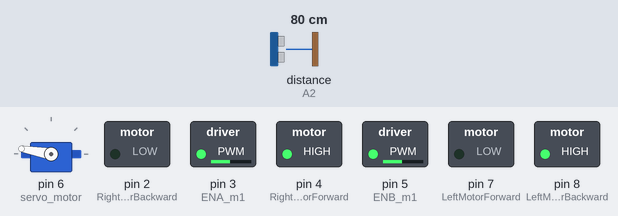
A sketch run on a simulated Arduino Uno, built with avr-gcc and run on an emulated ATmega328P. Parts: servo, switched loads named in the sketch (green lamp = pin HIGH). The test bench sets the inputs (shaded band); at power-on: distance to the obstacle (sensor on A2) 80 cm. The echo pulse lasts 58.3 µs per cm.

Above: at 3.61 s.
4.0 s: distance to the obstacle (sensor on A2) set to 39 cm
7.0 s: distance to the obstacle (sensor on A2) set to 32 cm
At 7.6 s:
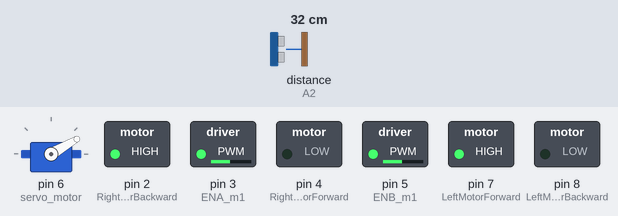
At 10.4 s:
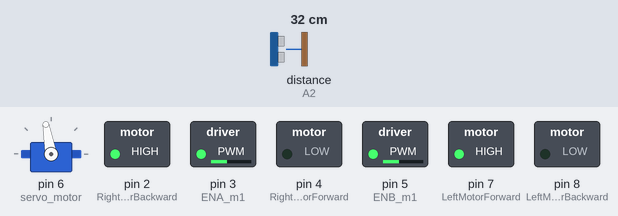
Timing chart, 0 to 19.0 s (numbered marks = the images above; inputs shaded):
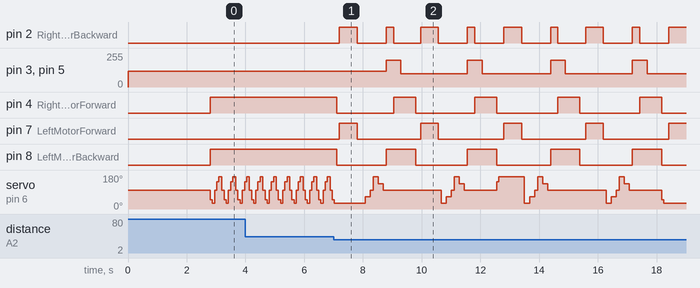

The sketch:

ultrassom_teste_18052022.ino
```cpp
#include <Servo.h>          //Servo motor library. This is standard library
#include <NewPing.h>        //Ultrasonic sensor function library. You must install this library

//our L298N control pins
const int LeftMotorForward = 7;
const int LeftMotorBackward = 8;
const int RightMotorForward = 4;
const int RightMotorBackward = 2;

#define ENA_m1  3
#define ENB_m1  5

//sensor pins
#define trig_pin A1 //analog input 1
#define echo_pin A2 //analog input 2

#define maximum_distance 200
boolean goesForward = false;
int distance = 100;

NewPing sonar(trig_pin, echo_pin, maximum_distance); //sensor function
Servo servo_motor; //our servo name


void setup(){

  pinMode(ENA_m1, OUTPUT);
  pinMode(ENB_m1, OUTPUT);


  pinMode(RightMotorForward, OUTPUT);
  pinMode(LeftMotorForward, OUTPUT);
  pinMode(LeftMotorBackward, OUTPUT);
  pinMode(RightMotorBackward, OUTPUT);

  analogWrite(ENA_m1, 120);
  analogWrite(ENB_m1, 120);


  servo_motor.attach(6); //our servo pin

  servo_motor.write(100);

  delay(2000);
  distance = readPing();
  delay(100);
  distance = readPing();
  delay(100);
  distance = readPing();
  delay(100);
  distance = readPing();
  delay(100);

}

void loop(){
  int distanceTemp = 0;

  delay(20);

  servo_motor.write(100);
  distance = readPing();
  makeChange();

  servo_motor.write(50);
  distanceTemp = readPing();
  if(distanceTemp < distance) distance = distanceTemp;
  servo_motor.write(30);
  distanceTemp = readPing();
  if(distanceTemp < distance) distance = distanceTemp;
  makeChange();

  servo_motor.write(100);
  distanceTemp = readPing();
  if(distanceTemp < distance) distance = distanceTemp;
  makeChange();

  servo_motor.write(145);
  distanceTemp = readPing();
  if(distanceTemp < distance) distance = distanceTemp;
  servo_motor.write(170);
  distanceTemp = readPing();
  if(distanceTemp < distance) distance = distanceTemp;
  makeChange();

}


void makeChange(){

  int distanceRight = 0;
  int distanceLeft = 0;

  if (distance <= 35){
    moveStop();
    delay(100);
    moveBackward();
    delay(600);
    moveStop();
    delay(100);
    distanceRight = lookRight(50);
    delay(100);
    distanceLeft = lookLeft(50);
    delay(100);

    if (distanceRight >= distanceLeft){
      turnRight();
      delay(500);
      moveStop();
    }
    else{
      turnLeft();
      delay(500);
      moveStop();
    }
  }
  else{
    moveForward();
  }

}


int lookRight(int delayTime){
  servo_motor.write(30);
  delay(delayTime);
  int distance = readPing();
  delay(delayTime);
  servo_motor.write(65);
  delay(delayTime);
  if(readPing() < distance) distance = readPing();
  delay(delayTime);
  servo_motor.write(100);
  return distance;
}

int lookLeft(int delayTime){
  servo_motor.write(170);
  delay(delayTime);
  int distance = readPing();
  delay(delayTime);
  servo_motor.write(135);
  delay(delayTime);
  if(readPing() < distance) distance = readPing();
  delay(delayTime);
  servo_motor.write(100);
  return distance;
}

int readPing(){
  delay(70);
  int cm = sonar.ping_cm();
  if (cm==0){
    cm=250;
  }
  return cm;
}

void moveStop(){

  digitalWrite(RightMotorForward, LOW);
  digitalWrite(LeftMotorForward, LOW);
  digitalWrite(RightMotorBackward, LOW);
  digitalWrite(LeftMotorBackward, LOW);
}

void moveForward(){

  if(!goesForward){

    goesForward=true;

    /*
    digitalWrite(LeftMotorForward, HIGH);
    digitalWrite(RightMotorForward, HIGH);

    digitalWrite(LeftMotorBackward, LOW);
    digitalWrite(RightMotorBackward, LOW); */

    digitalWrite(LeftMotorForward, LOW);
    digitalWrite(RightMotorForward, HIGH);

    digitalWrite(LeftMotorBackward, HIGH);
    digitalWrite(RightMotorBackward, LOW);

  }
}

void moveBackward(){

  goesForward=false;

/*
  digitalWrite(LeftMotorBackward, HIGH);
  digitalWrite(RightMotorBackward, HIGH);

  digitalWrite(LeftMotorForward, LOW);
  digitalWrite(RightMotorForward, LOW);*/
  digitalWrite(LeftMotorForward, HIGH);
  digitalWrite(RightMotorForward, LOW);

  digitalWrite(LeftMotorBackward, LOW);
  digitalWrite(RightMotorBackward, HIGH);

}

void turnRight(){

/*
  digitalWrite(LeftMotorForward, HIGH);
  digitalWrite(RightMotorBackward, HIGH);

  digitalWrite(LeftMotorBackward, LOW);
  digitalWrite(RightMotorForward, LOW);

  delay(250);

  digitalWrite(LeftMotorForward, HIGH);
  digitalWrite(RightMotorForward, HIGH);

  digitalWrite(LeftMotorBackward, LOW);
  digitalWrite(RightMotorBackward, LOW);*/
  analogWrite(ENA_m1, 200);
  analogWrite(ENB_m1, 200);
  digitalWrite(LeftMotorForward, LOW);
  digitalWrite(RightMotorBackward, HIGH);

  digitalWrite(LeftMotorBackward, HIGH);
  digitalWrite(RightMotorForward, LOW);

  delay(250);

  digitalWrite(LeftMotorForward, LOW);
  digitalWrite(RightMotorForward, HIGH);

  digitalWrite(LeftMotorBackward, HIGH);
  digitalWrite(RightMotorBackward, LOW);

  delay(250);

  digitalWrite(LeftMotorForward, LOW);
  digitalWrite(RightMotorForward, HIGH);

  digitalWrite(LeftMotorBackward, HIGH);
  digitalWrite(RightMotorBackward, LOW);
  analogWrite(ENA_m1, 100);
  analogWrite(ENB_m1, 100);
}

void turnLeft(){
/*
  digitalWrite(LeftMotorBackward, HIGH);
  digitalWrite(RightMotorForward, HIGH);

  digitalWrite(LeftMotorForward, LOW);
  digitalWrite(RightMotorBackward, LOW);

  delay(250);

  digitalWrite(LeftMotorForward, HIGH);
  digitalWrite(RightMotorForward, HIGH);

  digitalWrite(LeftMotorBackward, LOW);
  digitalWrite(RightMotorBackward, LOW);*/
  analogWrite(ENA_m1, 200);
  analogWrite(ENB_m1, 200);
  digitalWrite(LeftMotorBackward, LOW);
  digitalWrite(RightMotorForward, HIGH);

  digitalWrite(LeftMotorForward, HIGH);
  digitalWrite(RightMotorBackward, LOW);

  delay(250);

  digitalWrite(LeftMotorForward, LOW);
  digitalWrite(RightMotorForward, HIGH);

  digitalWrite(LeftMotorBackward, HIGH);
  digitalWrite(RightMotorBackward, LOW);

  delay(250);

  digitalWrite(LeftMotorForward, LOW);
  digitalWrite(RightMotorForward, HIGH);

  digitalWrite(LeftMotorBackward, HIGH);
  digitalWrite(RightMotorBackward, LOW);
  analogWrite(ENA_m1, 100);
  analogWrite(ENB_m1, 100);
}
```

Measured:
- the behaviour switches between 36 and 35 cm on distance to the obstacle (sensor on A2) (found by bisection; images 0 and 1)
- after the input at 7.0 s, pin 2 (RightMotorBackward): LOW → HIGH after 0.20 s, then repeats every 2.8 s: LOW 0.99 s, HIGH 0.25 s, LOW 0.92 s, HIGH 0.60 s; pin 3 (ENA_m1): alternates 200/255 for 0.50 s and 100/255 for 2.3 s, starting after 1.8 s
